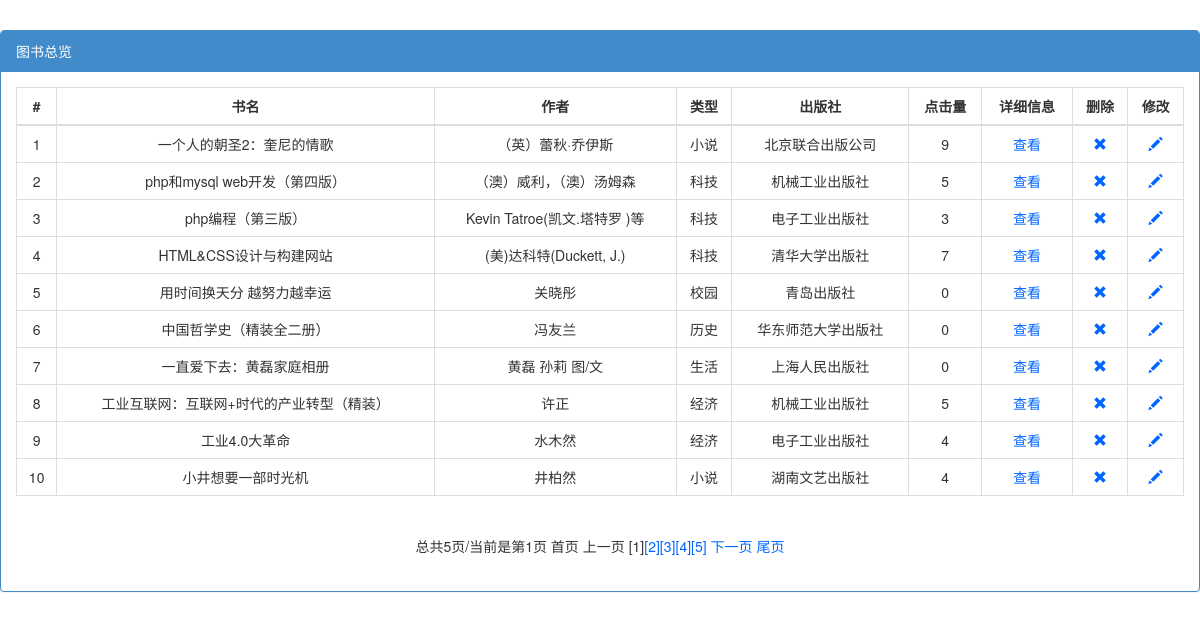
/admin/book_list.php (signed in), run on the app's committed database.
### tables this page shows
CREATE TABLE IF NOT EXISTS `tb_bookinfo` (
  `id` int(10) unsigned NOT NULL COMMENT '编号',
  `bookName` varchar(70) NOT NULL COMMENT '书名',
  `author` varchar(30) NOT NULL COMMENT '作者',
  `typeId` int(10) unsigned NOT NULL COMMENT '类型',
  `publishing` varchar(30) NOT NULL COMMENT '出版社',
  `ISBN` varchar(20) NOT NULL COMMENT 'ISBN',
  `click` int(11) NOT NULL COMMENT '点击量',
  `price` float(8,2) DEFAULT NULL COMMENT '价格',
  `page` int(10) DEFAULT NULL COMMENT '页数',
  `format` varchar(10) DEFAULT NULL COMMENT '开本',
  `packing` varchar(10) DEFAULT NULL COMMENT '包装',
  `image` text COMMENT '图片',
  `imageBig` text COMMENT '大图片',
  `titleBrief` mediumtext COMMENT '标题简介',
  `contentBrief` text COMMENT '内容简介',
  `authorBrief` text COMMENT '作者简介'
);

CREATE TABLE IF NOT EXISTS `tb_booktype` (
  `id` int(10) unsigned NOT NULL,
  `typeName` varchar(10) NOT NULL
);

### code/connect.php (called while the page is built, shortened)
<?php
	class conmysql{
		private $host = 'localhost';
		private $name = 'root';
		private $pwd = '';
		private $conn = '';
		private $result = '';
		private $rowsArray = array();
		function init_conn(){
			$this->conn = mysql_connect($this->host, $this->name, $this->pwd);
		}
		function mysql_query_rst($sql){
			$this->result = mysql_query($sql, $this->conn);
		}
		function getRowsNum($sql){
			$this->mysql_query_rst($sql);
			if(mysql_errno() == 0){
				return mysql_num_rows($this->result);
			}else{
				return '';
			}
		}
		function getRowsArray($sql){
			$this->mysql_query_rst($sql);
			if(mysql_errno() == 0){
				while ($row = mysql_fetch_array($this->result,MYSQL_ASSOC)) {
					$this->rowsArray[] = $row;
				}
				return $this->rowsArray;
			}else{
				return '';
			}
		}
	 }
?>

### admin/book_list.php (the view, shortened to what this page needs)
<?php
  include_once "../include.php";
  if(isset($_REQUEST['page'])){
    $page=$_REQUEST['page'];
  }else{
    $page = 1;
  }
  $table = 'tb_bookinfo';
  $rows = datePage($page,$PageSize=10,$table);
?>
<!DOCTYPE html>
<html lang="zh-CN">
  <head>
    <link href="../css/bootstrap.min.css" rel="stylesheet">
    <link href="../css/admin.css" rel="stylesheet">
  </head>
  <body>
    <div class="panel panel-primary">
      <div class="panel-heading">图书总览</div>
      <div class="panel-body">
        <table class="table table-bordered table-hover">
          <thead>
            <tr>
              <th>#</th>
              <th>书名</th>
              <th>作者</th>
              <th>类型</th>
              <th>出版社</th>
              <th>点击量</th>
              <th>详细信息</th>
              <th>删除</th>
              <th>修改</th>
            </tr>
          </thead>
          <tbody>
            <?php foreach($rows as $row):?>
            <tr>
              <td><?php echo $row['id'];?></td>
              <td><?php echo $row['bookName']?></td>
              <td><?php echo $row['author']?></td>
              <td><?php echo $row['typeName']?></td>
              <td><?php echo $row['publishing'];?></td>
              <td><?php echo $row['click']?></td>
              <td><a href="detail.php?id=<?php echo $row['id']?>">查看</a></td>
              <td><a href="doAdminAction.php?act=delBook&id=<?php echo $row['id']?>"><span class="glyphicon glyphicon-remove"></span></a></td>
              <td><a href="book_alter.php?id=<?php echo $row['id']?>" target="mainFrame" ><span class="glyphicon glyphicon-pencil"></span></a></td>
            </tr>
          <?php endforeach;?>
          </tbody>
        </table>
        <?php if($totalRows > $PageSize):?>
        <nav class="text-center">
          <ul class="pagination">
            <?php echo showPage($page,$totalPage);?>
          </ul>
        </nav>
      <?php endif;?>
      </div>
    </div>
  </body>
</html>

### code/page.fun.php (shortened to what this page needs)
<?php
	function showPage($page,$totalPage, $where=null, $sep="&nbsp"){
		$where = ($where==null)?null:"&".$where;
		$url = $_SERVER['PHP_SELF'];
		$index = ($page == 1)?"首页" : "<a href='{$url}?page=1($where)'>首页</a>";
		$last = ($page==$totalPage) ? "尾页" : "<a href='{$url}?page={$totalPage}{$where}'>尾页</a>";
		$prevPage = ($page >= 1)?$page-1:1;
		$nextPage = ($page >= $totalPage)?$totalPage:$page+1;
		$prev = ($page == 1) ? "上一页" : "<a href='{$url}?page={$prevPage}{$where}'>上一页</a>";
		$next = ($page == $totalPage) ? "下一页" : "<a href='{$url}?page={$nextPage}{$where}'>下一页</a>";
		$str = "总共{$totalPage}页/当前是第{$page}页";
		$p="";
		for ($i=1; $i <= $totalPage; $i++) {
			if ($page == $i) {
				$p .= "[{$i}]";
			}else{
				$p .= "<a href='{$url}?page={$i}{$where}'>[{$i}]</a>";
			}
		}
		$pageStr = $str.$sep . $index . $sep. $prev.$sep. $p.$sep . $next.$sep . $last;
		return $pageStr;
	}
	function datePage($page,$PageSize=2,$table){
		$con = new conmysql();
		if($table=='tb_bookinfo'){
			$sql = "select book.*,bt.typeName from $table book join tb_booktype bt on book.typeId=bt.id";
		}else{
			$sql = "select * from $table";
		}
		$totalRows = $con->getRowsNum($sql);
		$totalPage = ceil($totalRows/$PageSize);
		$offset = ($page-1)*$PageSize;
		if($table=='tb_bookinfo'){
			$sql = "select book.*,bt.typeName from $table book join tb_booktype bt on book.typeId=bt.id limit {$offset},{$PageSize}";
		}else{
			$sql = "select * from $table limit {$offset},{$PageSize}";
		}
		$rows = $con->getRowsArray($sql);
		return $rows;
	}
?>

### css/admin.css (style rules this page uses)
body { padding-top:30px; }
th { text-align: center; }
td { text-align: center; }
a { color: #0066ff; }

### data on the page
tb_bookinfo: id "1", bookName "一个人的朝圣2：奎尼的情歌", author "（英）蕾秋·乔伊斯", tb_booktype.typeName "小说", publishing "北京联合出版公司", click "9"
tb_bookinfo: id "2", bookName "php和mysql web开发（第四版）", author "（澳）威利，（澳）汤姆森", tb_booktype.typeName "科技", publishing "机械工业出版社", click "5"
tb_bookinfo: id "3", bookName "php编程（第三版）", author "Kevin Tatroe(凯文.塔特罗 )等", tb_booktype.typeName "科技", publishing "电子工业出版社", click "3"
tb_bookinfo: id "4", bookName "HTML&CSS设计与构建网站", author "(美)达科特(Duckett, J.)", tb_booktype.typeName "科技", publishing "清华大学出版社", click "7"
tb_bookinfo: id "5", bookName "用时间换天分 越努力越幸运", author "关晓彤", tb_booktype.typeName "校园", publishing "青岛出版社", click "0"
tb_bookinfo: id "6", bookName "中国哲学史（精装全二册）", author "冯友兰", tb_booktype.typeName "历史", publishing "华东师范大学出版社", click "0"
tb_bookinfo: id "7", bookName "一直爱下去：黄磊家庭相册", author "黄磊 孙莉 图/文", tb_booktype.typeName "生活", publishing "上海人民出版社", click "0"
tb_bookinfo: id "8", bookName "工业互联网：互联网+时代的产业转型（精装）", author "许正", tb_booktype.typeName "经济", publishing "机械工业出版社", click "5"
tb_bookinfo: id "9", bookName "工业4.0大革命", author "水木然", tb_booktype.typeName "经济", publishing "电子工业出版社", click "4"
tb_bookinfo: id "10", bookName "小井想要一部时光机", author "井柏然", tb_booktype.typeName "小说", publishing "湖南文艺出版社", click "4"

### other printed values
showPage($page,$totalPage) "总共5页/当前是第1页"
